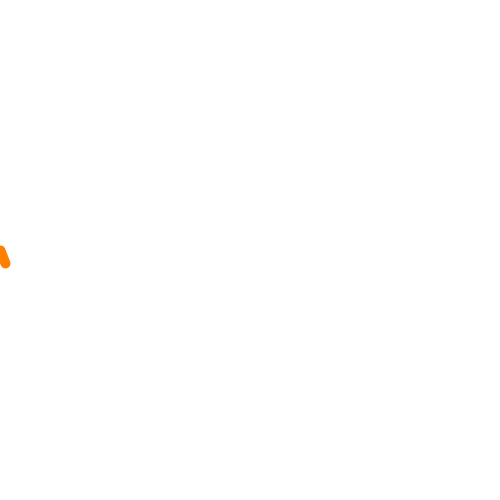
Frame 1 (no input)
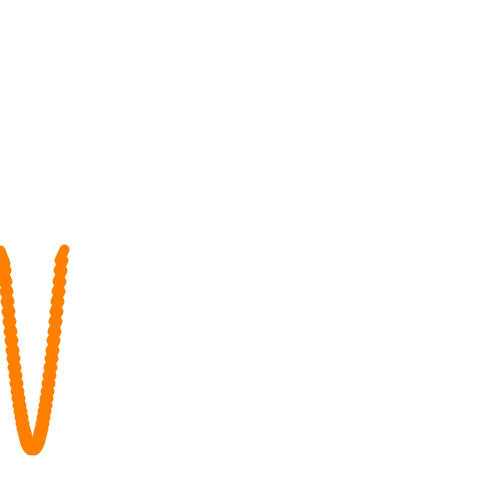
Frame 60 (the mouse pressed at the canvas centre just before this capture)
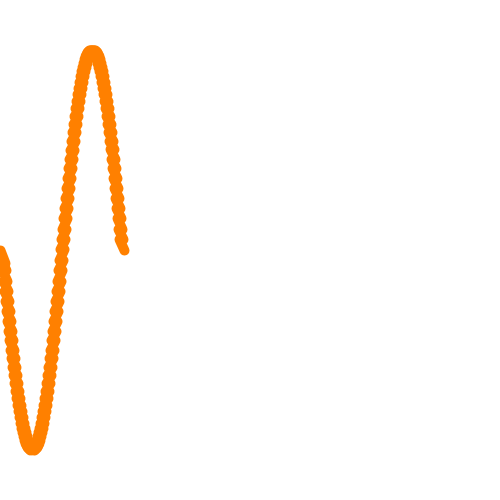
Frame 120 (the mouse held since frame 60 and released just before this capture)

The Processing sketch that drew these frames (run headless with seeded random() and noise(); from frame 60 on, the mouse is pressed at the canvas centre):

// Processing sketch: sinewave
// ── sinewave.pde
float angle1=0;
float angle2=0;
float angle3=4;
float scalar = 200;
float tracker = 0;
float x = 0;
float r, g, b;
float changer, changeb, changeg;
void setup() {
  size(500, 500);
  background(255);
  strokeWeight(10);
  r = 255; g = 128; b = 0;
  changer=20; changeg=20; changeb=20;
}

void draw() {
  stroke(0);
  float x2 = x + 5;
  float ang1 = radians(angle1);
  float ang2 = radians(angle2);
  float ang3 = radians(angle3);
  float y1 = height/2 + (scalar * sin(ang2));
  float y2 = height/2 + (scalar * sin(ang3));
  stroke(r,g,b);
  line(x, y1, x2, y2);

  angle1 += 3;
  angle2 += 3;
  angle3 = angle2 + 3;
  
  if (x < width + scalar/2) {
    x += 1;

  } else {
    r+=changer;
    g+=changeg;
    b+=changeb;
    if(r>255 || r < 0) changer*=-1;
    if(g>255 || g < 0) changeg*=-1;
    if(b>255 || b < 0) changeb*=-1;
    
    x = 0;

  }  
  tracker++;

}
